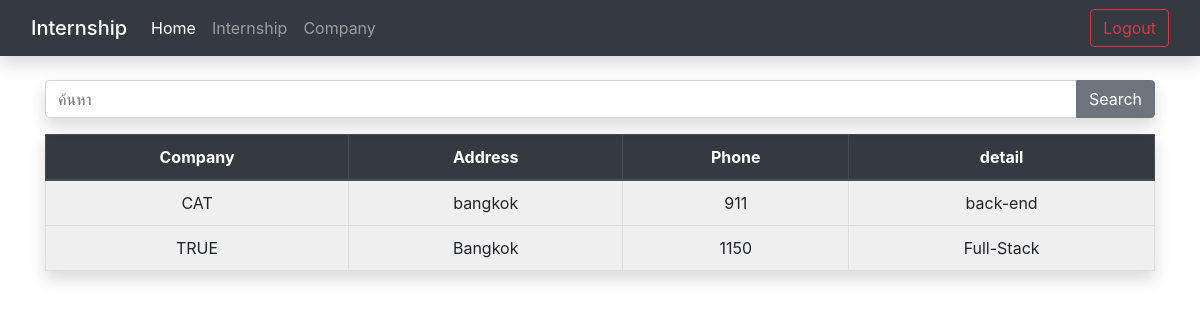
The page /index_main.php?controller=company&action=index on the database its author committed.
### tables this page shows
CREATE TABLE `company` (
  `idcompany` int(11) NOT NULL,
  `namecompany` varchar(50) NOT NULL,
  `address` varchar(200) NOT NULL,
  `phone` varchar(20) NOT NULL,
  `detail` varchar(200) NOT NULL
);

### controllers/company_controller.php (called while the page is built, shortened)
<?php
class CompanyController
{
    public function index()
    {
        $companyList = Company::getAll();
        require_once('views/company/company_index.php');
    }
}
?>

### connection_connect.php (called while the page is built, shortened)
<?php
$dbname = "internship";
?>

### models/companyModel.php (called while the page is built, shortened)
<?php
class Company{
public function Company($idcompany ,$namecompany,$address,$phone,$detail)
{
    $this->namecompany =$namecompany ;
    $this->address =$address ;
    $this->phone =$phone ;
    $this->detail =$detail ;
}
public static function getAll()
{
    $companyList = [];
    require("connection_connect.php");
    $sql = "SELECT * FROM company";
    $result = $conn->query($sql);
    while($my_data = $result->fetch_assoc())
    {
        $idcompany = $my_data['idcompany'];
        $namecompany = $my_data['namecompany'];
        $address = $my_data['address'];
        $phone = $my_data['phone'];
        $detail = $my_data['detail'];
        $companyList[] = new Company($idcompany ,$namecompany,$address,$phone,$detail);
    }
    return $companyList;
}
}
?>

### views/company/company_index.php (the view, shortened to what this page needs)
<html>
	<head>
	<link rel="stylesheet" href="https://stackpath.bootstrapcdn.com/bootstrap/4.4.1/css/bootstrap.min.css">
	</head>
	<body>
		<div class="container">
			<div><br></div>
			<form method="get" action="">
					<div class=" shadow input-group mb-3 " >
						<input type="text" name="key"class="form-control" placeholder="ค้นหา" aria-label="hospital" aria-describedby="button-addon2">
						<div class=" input-group-append ">
							<button class="btn btn btn-secondary" type="submit" name="action" value="search" id="button-addon2"><i class="fas fa-search"></i> Search</button>
						</div>
					</div>
				</form>
		<table class="shadow table table-hover">
  			<thead class="thead-dark">
    			<tr align='center' >
     			 <th scope="col">Company</th>
     			 <th scope="col">Address</th>
    			 <th scope="col">Phone</th>
    			 <th scope="col">detail</th>
   			   </tr>
  			</thead></tr>
			<tbody style="background-color: #EFEFEF">
<?php foreach($companyList as $company)
{
	echo"<tr align='center' >
	<td data-lable='Comnay'>{$company->namecompany}</td>
	<td data-lable='Address'>{$company->address}</td>
	<td data-lable='Phone'>{$company->phone}</td>
	<td data-lable='detail'>{$company->detail}</td>
	";
}
echo "</table>";
?>
			</div>
	</body>
</html>

### index_main.php (style rules this page uses)
body { width:100%; background-repeat: no-repeat; background-attachment: fixed; background-size: cover; background-position: center; }
.table { width: 100%; border-collapse: collapse; }
.table td,.table th { padding: 12px 15px; border: 1px solid #ddd; text-align: center; }

### rows shown on the page
company: namecompany "CAT", address "bangkok", phone "911", detail "back-end"
company: namecompany "TRUE", address "Bangkok", phone "1150", detail "Full-Stack"
